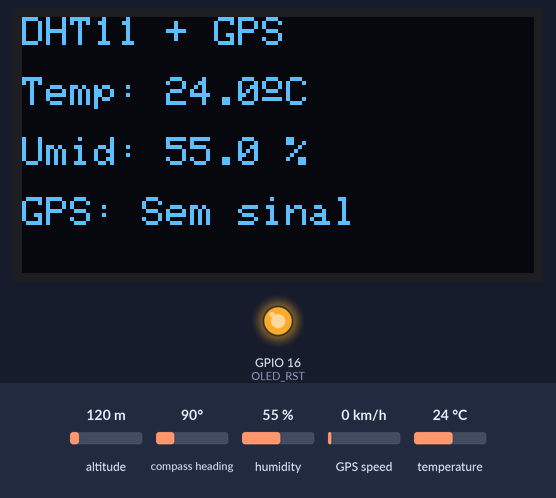
This sketch was run on a simulated ESP32. Shown: 128×64 one-colour display, output pins drawn as LEDs (lit = HIGH). Inputs (shaded band) come from the test bench; at power-on: humidity 55 %, temperature 24 °C, altitude 120 m, compass heading 90°, GPS speed 0 km/h. The GPS gets a fix after 3 s at 37.7749, -122.4194 with 8 satellites; what the sketch prints to the serial monitor is not drawn.

Above: at 2.2 s.
2.3 s: humidity set to 22 %
At 3.5 s:
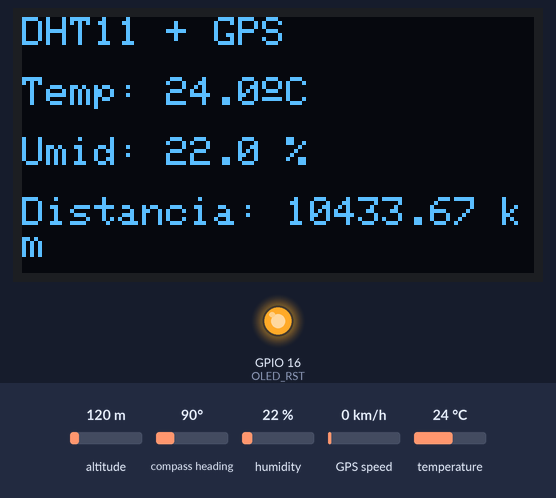
4.6 s: temperature set to 12 °C
At 6.4 s:
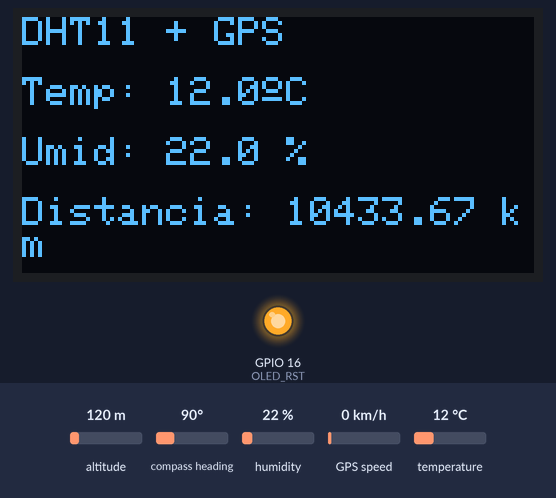
6.7 s: humidity set to 40 %
At 8.4 s:
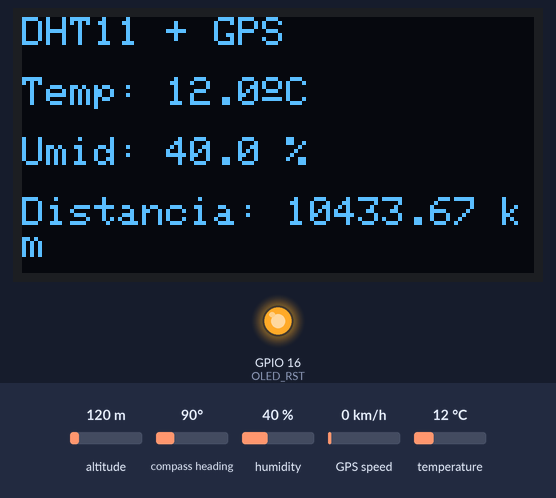
8.8 s: temperature set to 19 °C
Timing chart, 0 to 11.8 s (numbered marks = the images above; inputs shaded):
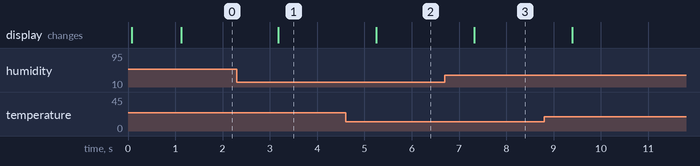

Measured:
- after the input at 2.3 s, the display: changes after 0.87 s (image 1)
- after the input at 4.6 s, the display: changes after 0.65 s (image 2)
- after the input at 6.7 s, the display: changes after 0.62 s (image 3)

The sketch:

Transmissor.ino
```cpp
#include <Wire.h>
#include <Adafruit_GFX.h>
#include <Adafruit_SSD1306.h>
#include "DHTesp.h"
#include <TinyGPSPlus.h>

// Definições de pinos para o Display OLED
#define OLED_SDA 4
#define OLED_SCL 15
#define OLED_RST 16
#define SCREEN_WIDTH 128
#define SCREEN_HEIGHT 64

// Definições para o DHT11
#define DHT_PIN 17
DHTesp dht;

// Definições para o GPS (usando Serial2 do ESP32)
#define GPS_RX_PIN 1   // RX do GPS no GPIO16
#define GPS_TX_PIN 3   // TX do GPS no GPIO17
HardwareSerial mySerial(2);  // Usando a Serial2 (pode ser Serial1 ou Serial2)

// Instância do GPS
TinyGPSPlus gps;

// Inicialização do display OLED
Adafruit_SSD1306 display(SCREEN_WIDTH, SCREEN_HEIGHT, &Wire, OLED_RST);

// Função para configurar os pinos do GPS e a comunicação serial
void setup() {
  Serial.begin(9600);  // Inicia a comunicação com o Serial Monitor (para debugar)
  mySerial.begin(9600, SERIAL_8N1, GPS_RX_PIN, GPS_TX_PIN);  // Inicia a comunicação com o GPS

  // Inicializa o Display OLED
  pinMode(OLED_RST, OUTPUT);
  digitalWrite(OLED_RST, LOW);
  delay(20);
  digitalWrite(OLED_RST, HIGH);

  Wire.begin(OLED_SDA, OLED_SCL);
  if (!display.begin(SSD1306_SWITCHCAPVCC, 0x3C)) {
    Serial.println(F("Falha na inicialização do display SSD1306"));
    for (;;);
  }

  display.clearDisplay();
  display.setTextSize(1);
  display.setTextColor(SSD1306_WHITE);
  display.setCursor(0, 0);
  display.println("Iniciando...");
  display.display();
  delay(1000);

  // Inicializa o sensor DHT11
  dht.setup(DHT_PIN, DHTesp::DHT11);
  Serial.println("Sistema iniciado!");
}

void loop() {
  // Leitura do DHT11
  TempAndHumidity data = dht.getTempAndHumidity();
  float temperature = data.temperature;
  float humidity = data.humidity;

  // Processa os dados do GPS
  while (mySerial.available() > 0) {
    gps.encode(mySerial.read());  // Lê os dados recebidos do GPS
  }

  display.clearDisplay();
  display.setCursor(0, 0);
  display.println("DHT11 + GPS");

  // Exibe a temperatura no display
  display.setCursor(0, 15);
  if (!isnan(temperature)) {
    display.print("Temp: ");
    display.print(temperature, 1);
    display.cp437(true);
    display.write(167); // Símbolo de grau
    display.print("C");
  } else {
    display.print("Temp: Erro");
  }

  // Exibe a umidade no display
  display.setCursor(0, 30);
  if (!isnan(humidity)) {
    display.print("Umid: ");
    display.print(humidity, 1);
    display.print(" %");
  } else {
    display.print("Umid: Erro");
  }

  // Exibe Latitude/Longitude no display
  display.setCursor(0, 45);
  if (gps.location.isValid()) {
    double lat1 = gps.location.lat();
    double lon1 = gps.location.lng();

    // Defina uma segunda coordenada para calcular a distância (por exemplo, uma coordenada fixa ou outra leitura de GPS)
    double lat2 = -23.550520;  // Exemplo: coordenada fixa de São Paulo
    double lon2 = -46.633308;  // Exemplo: coordenada fixa de São Paulo

    // Cálculo da distância
    double distance = haversine(lat1, lon1, lat2, lon2);

    display.print("Distancia: ");
    display.print(distance, 2);
    display.print(" km");
  } else {
    display.print("GPS: Sem sinal");
  }

  display.display();

  // Exibe no Serial Monitor
  Serial.print("Temp: ");
  Serial.print(temperature);
  Serial.print("C, Umid: ");
  Serial.print(humidity);
  Serial.print("%");

  if (gps.location.isValid()) {
    Serial.print(", Lat: ");
    Serial.print(gps.location.lat(), 6);
    Serial.print(", Lon: ");
    Serial.print(gps.location.lng(), 6);

    // Exibe a distância
    double lat1 = gps.location.lat();
    double lon1 = gps.location.lng();
    double lat2 = -23.550520;  // Coordenada fixa de São Paulo
    double lon2 = -46.633308;

    double distance = haversine(lat1, lon1, lat2, lon2);
    Serial.print(", Distancia: ");
    Serial.print(distance, 2);
    Serial.println(" km");
  } else {
    Serial.println(", GPS: Sem sinal");
  }

  delay(2000);  // Aguarda 2 segundos antes de fazer outra leitura
}

// Função para calcular a distância usando a fórmula de Haversine
double haversine(double lat1, double lon1, double lat2, double lon2) {
  const double R = 6371.0; // Raio da Terra em km
  double phi1 = radians(lat1);
  double phi2 = radians(lat2);
  double deltaPhi = radians(lat2 - lat1);
  double deltaLambda = radians(lon2 - lon1);

  double a = sin(deltaPhi / 2) * sin(deltaPhi / 2) + cos(phi1) * cos(phi2) * sin(deltaLambda / 2) * sin(deltaLambda / 2);
  double c = 2 * atan2(sqrt(a), sqrt(1 - a));
  return R * c; // Distância em km
}

// Função para converter graus para radianos
double toRadians(double degree) {
    return degree * DEG_TO_RAD;
}
```
